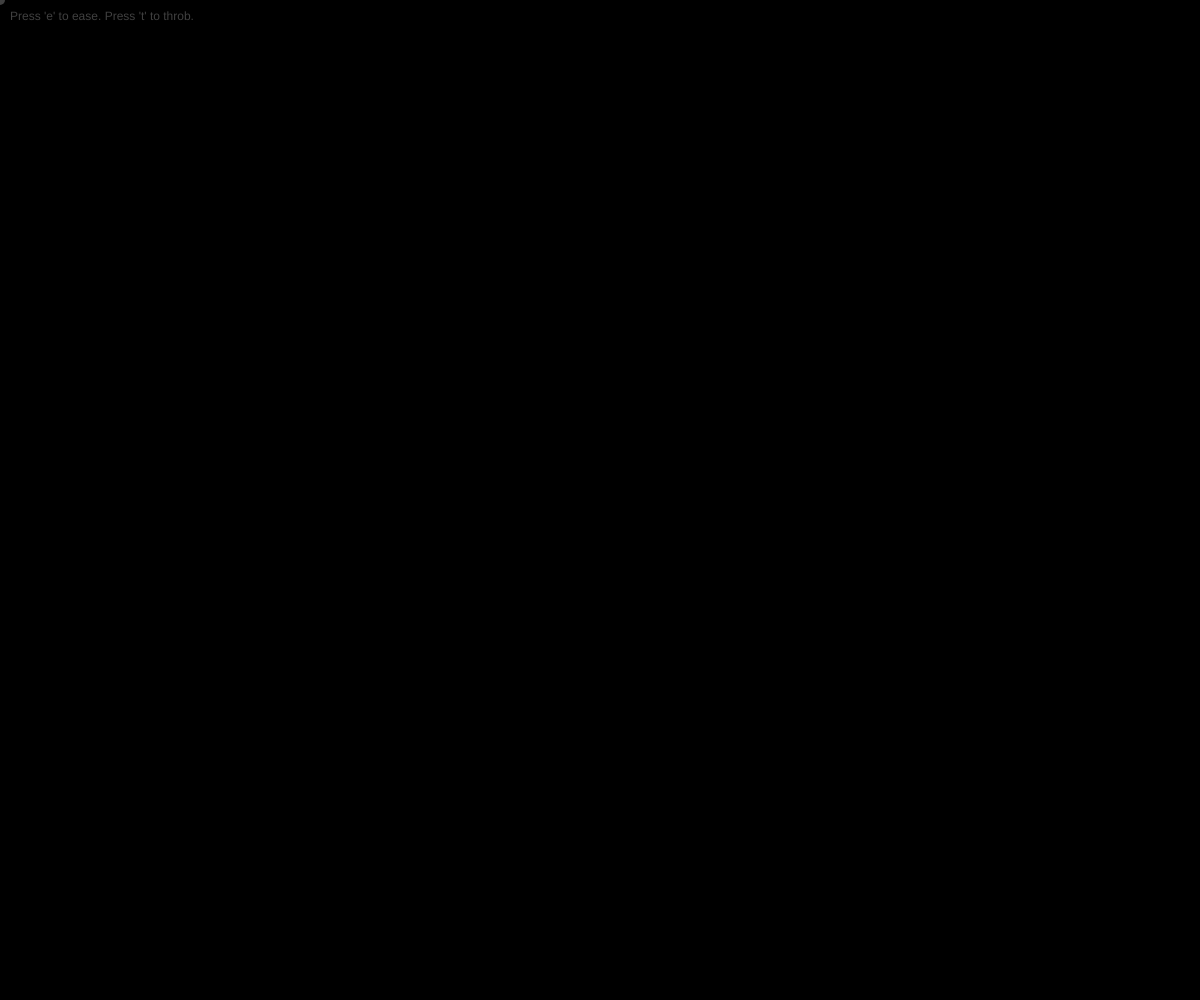
Frame 1 (no input)
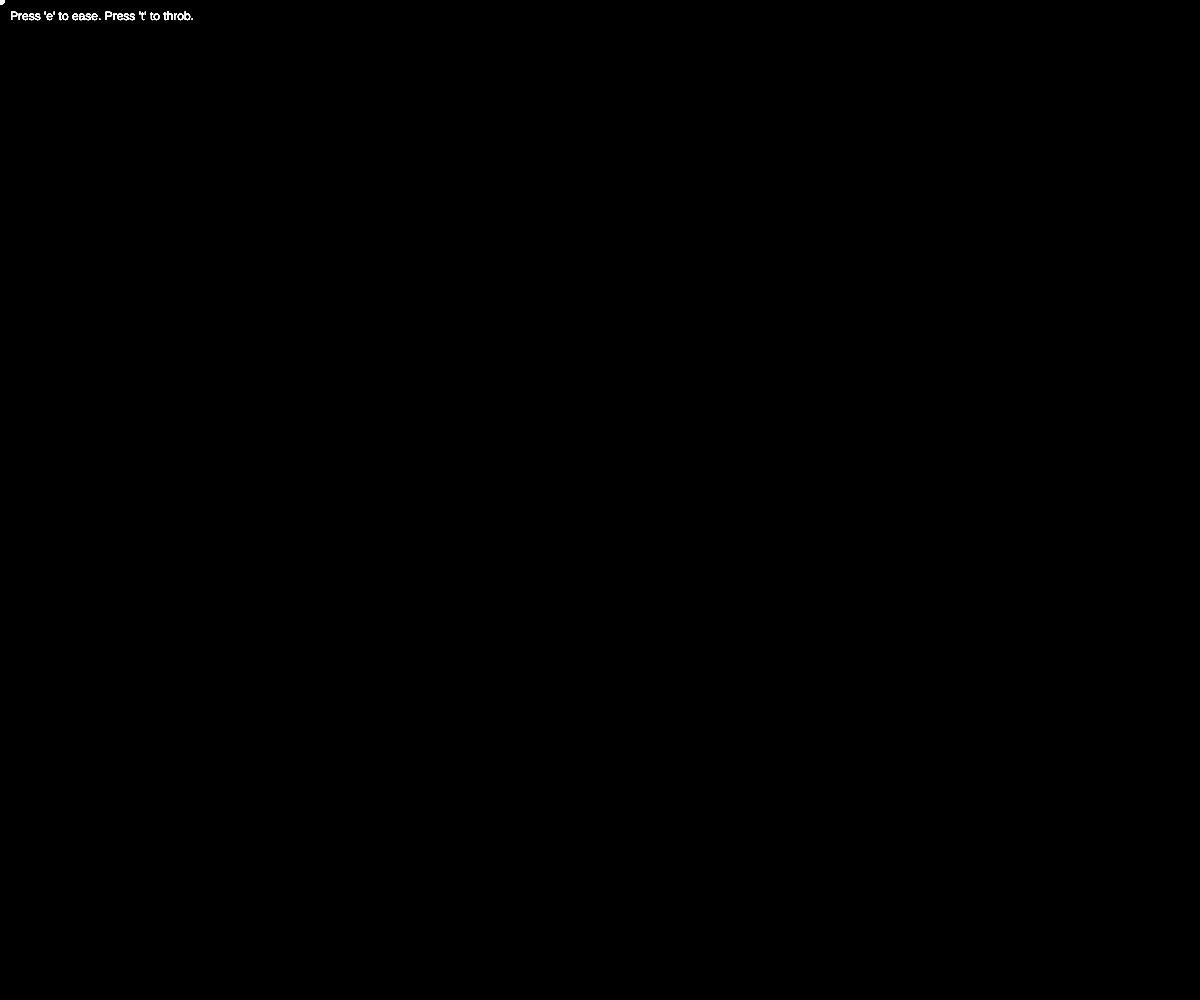
Frame 60 (no input)
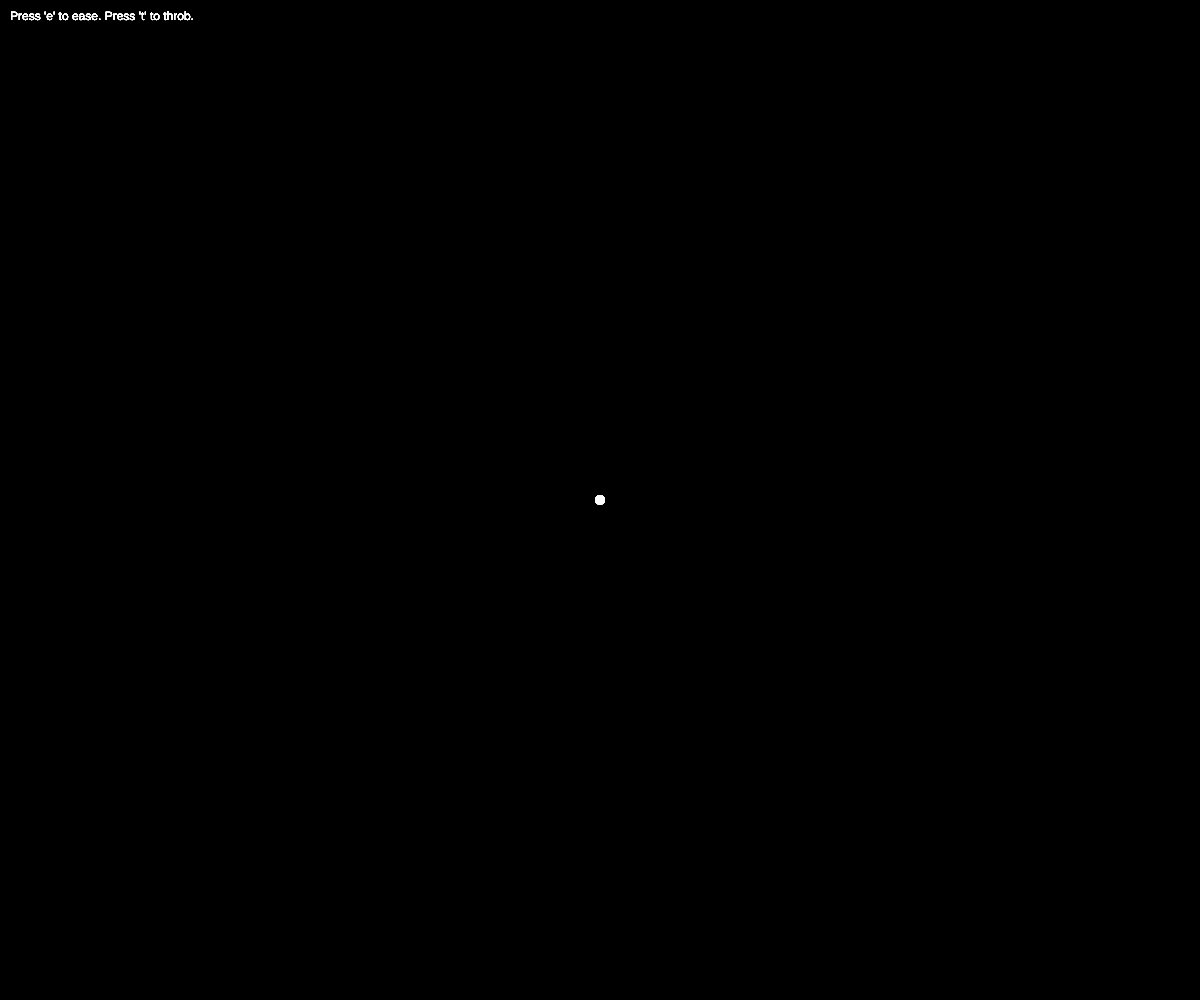
Frame 120 (the mouse pressed at the canvas centre since frame 60)

The p5.js sketch that drew these frames (run headless with seeded random() and noise() and a simulated clock; from frame 60 on, the mouse is pressed at the canvas centre):

// p5.js sketch
// ── sketch.js
/* Mimi Yin NYU-ITP
Drawing a trail.
*/

let locs = [];
let easing = false;
let throbbing = false;

function setup() {
  createCanvas(windowWidth, windowHeight);
}

function draw() {
  background(0);
  noStroke();
  fill(255, 64);

  // Add current mouse position to locs array
  locs.push(createVector(mouseX, mouseY));

  // Remove the oldest mouse location after 50 frames
  if(locs.length> 50) locs.shift();

  // Iterate through last 50 mouse positions
  for(let l = 0; l < locs.length; l++) {

    // Turn on throbbing
    // What's being throbbed?
    let sz;
    if(throbbing) sz = sin(frameCount*0.01)*l + l;
    else sz = 10;

    // Turn on easing
		if(easing) {
      locs[l].x+=(mouseX-locs[l].x)*0.01;
      locs[l].y+=(mouseY-locs[l].y)*0.01;
    }

    // Draw an ellipse at this location
  	ellipse(locs[l].x, locs[l].y, sz, sz);

    // Draw instructions to screen
    text("Press 'e' to ease. Press 't' to throb.", 10, 20);
  }
}

// Press 'e' to turn on easing
// Press 't' to turn on throbbing
function keyPressed(){
  console.log(key);
  switch(key){
    case 'E':
      easing = !easing;
      break;
    case 'T':
      throbbing = !throbbing;
      break;
  }
}
